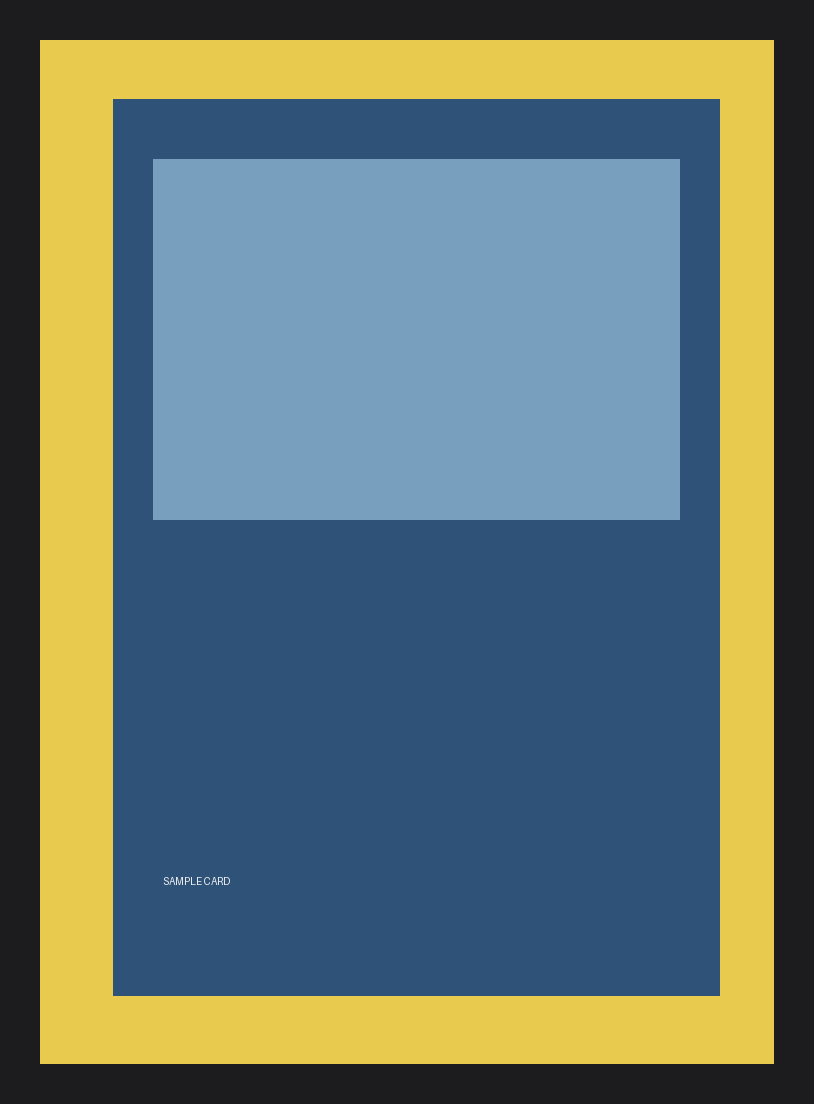
#> input picture samples/sample_offset.png, 814 x 1104 px
$ python -i autodetect.py   (imports and definitions only)
#> lines starting #> are read from the running program, lines starting #| are printed output that depends on the picture
#> further down, picture is the input picture: PIL image 814x1104 RGB; mean R, G, B 101.6, 117.4, 110.4
"""A rough first guess at where the two frames sit.

This only exists to save the user some dragging -- every line it produces is
meant to be corrected by hand in the bulk and precision stages.  The method is
deliberately simple: sum the gradient magnitude along rows and columns and
pick the strongest peak inside a plausible search band.
"""

from __future__ import annotations

import numpy as np
from PIL import Image

MAX_WORK = 900.0   # longest side used for detection, keeps it fast


def _energy(gray: np.ndarray, axis: int) -> np.ndarray:
    """Mean absolute gradient collapsed onto one axis.

    axis=0 -> a profile along x (finds vertical lines)
    axis=1 -> a profile along y (finds horizontal lines)
    """
    if axis == 0:
        d = np.abs(np.diff(gray, axis=1))
        prof = d.mean(axis=0)
    else:
        d = np.abs(np.diff(gray, axis=0))
        prof = d.mean(axis=1)
    if prof.size >= 5:                     # light smoothing
        k = np.ones(3) / 3.0
        prof = np.convolve(prof, k, mode="same")
    return prof


def _peak(prof: np.ndarray, lo: float, hi: float) -> float | None:
    lo_i = max(0, int(round(lo)))
    hi_i = min(prof.size, int(round(hi)))
    if hi_i - lo_i < 2:
        return None
    seg = prof[lo_i:hi_i]
    i = int(np.argmax(seg))
    if seg[i] <= 1e-6:
        return None
    # Parabolic refinement for a sub-pixel peak.
    if 0 < i < seg.size - 1:
        a, b, c = float(seg[i - 1]), float(seg[i]), float(seg[i + 1])
        denom = a - 2 * b + c
        if abs(denom) > 1e-9:
            i = i + 0.5 * (a - c) / denom
    return lo_i + float(i) + 0.5        # +0.5: diff sits between pixels


def detect_frames(image: Image.Image):
    """Return {'outer': (x0,y0,x1,y1), 'inner': (...)} in full-res image px."""
    w, h = image.size
#> w = 814; h = 1104
    scale = min(1.0, MAX_WORK / max(w, h))
#> scale = 0.815
    sw, sh = max(8, int(w * scale)), max(8, int(h * scale))
#> sw = 663; sh = 900
    gray = np.asarray(image.convert("L").resize((sw, sh), Image.BILINEAR), dtype=np.float32)
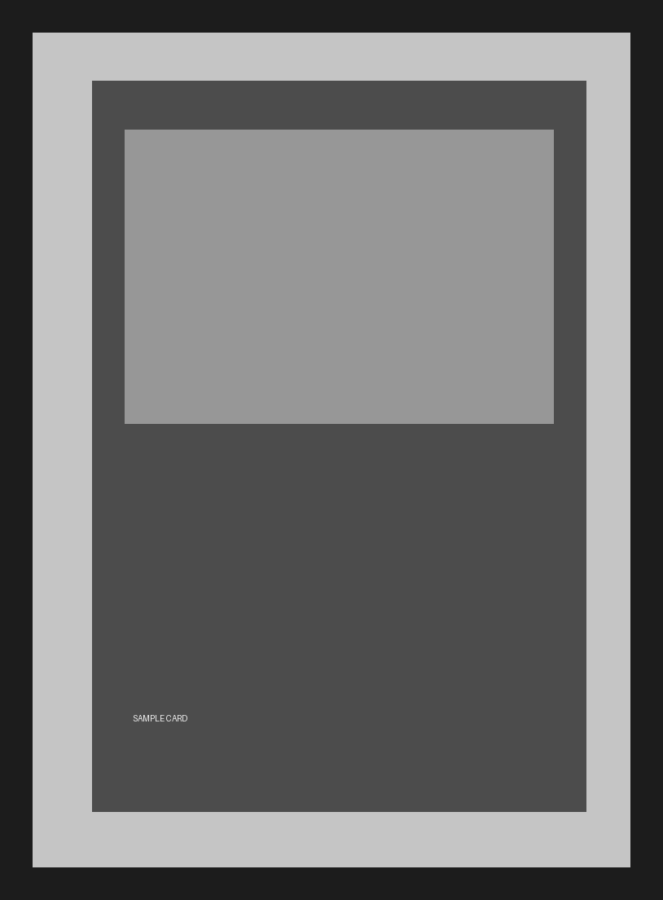
#> gray: shape (900, 663) float32; min 28, max 216, mean 112

    px = _energy(gray, 0)   # profile along x
#> in _energy, `d = np.abs(np.diff(gray, axis=1))`:
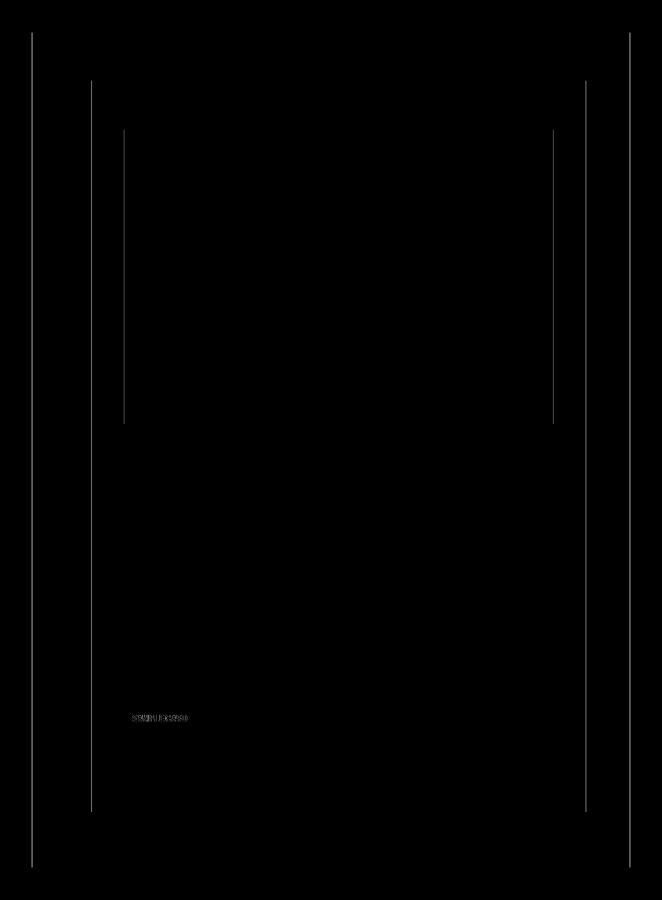
#> d: shape (900, 662) float32; min 0, max 123, mean 0.9
#> in _energy, `prof = d.mean(axis=0)`: prof = 662 values, max 89.05 at index 32, min 0 at index 0, mean 0.868
#> in _energy, `prof = np.convolve(prof, k, mode="same")`: prof = 662 values, max 52.25 at index 31, min 0 at index 0, mean 0.868
#> px has the same summary as prof in _energy
    py = _energy(gray, 1)   # profile along y
#> call 2 of _energy, with axis = 1
#> in _energy (call 2), `d = np.abs(np.diff(gray, axis=0))`:
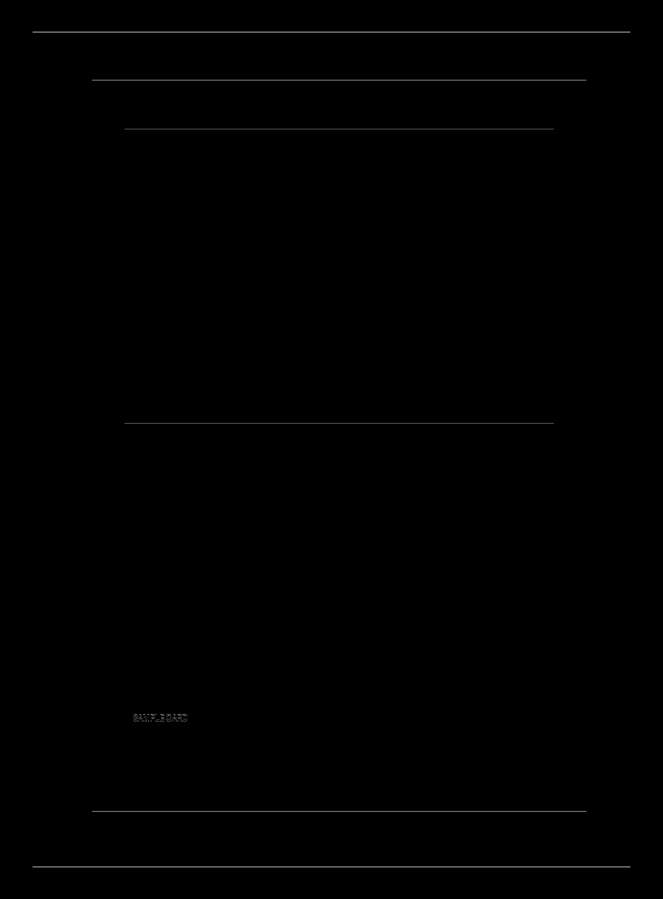
#> d: shape (899, 663) float32; min 0, max 121, mean 0.7
#> in _energy (call 2), `prof = d.mean(axis=1)`: prof = 899 values, max 90.17 at index 32, min 0 at index 0, mean 0.669
#> in _energy (call 2), `prof = np.convolve(prof, k, mode="same")`: prof = 899 values, max 50.8 at index 31, min 0 at index 0, mean 0.669
#> py has the same summary as prof in _energy

    # Outer edges: strongest gradient in the outer quarter on each side.
    ox0 = _peak(px, 0, sw * 0.25)
#> in _peak, `seg = prof[lo_i:hi_i]`: seg = 166 values, max 52.25 at index 31, min 0 at index 0, mean 1.74
#> in _peak, `i = int(np.argmax(seg))`: i = 31
#> in _peak, `a, b, c = float(seg[i - 1]), float(seg[i]), float(seg[i + 1])`: a = 22.57; b = 52.25
#> in _peak, `denom = a - 2 * b + c`: denom = -29.68
#> in _peak, `i = i + 0.5 * (a - c) / denom`: i = 31.5
#> ox0 = 32
    ox1 = _peak(px, sw * 0.75, sw)
#> ox1 = 630
    oy0 = _peak(py, 0, sh * 0.25)
#> oy0 = 32
    oy1 = _peak(py, sh * 0.75, sh)
#> oy1 = 867
    if None in (ox0, ox1, oy0, oy1) or ox1 - ox0 < sw * 0.4 or oy1 - oy0 < sh * 0.4:
        ox0, oy0, ox1, oy1 = 0.0, 0.0, float(sw), float(sh)

    bw, bh = ox1 - ox0, oy1 - oy0
#> bw = 598; bh = 835

    # Inner border edge: search a band 3%-22% in from each outer edge.
    ix0 = _peak(px, ox0 + 0.03 * bw, ox0 + 0.22 * bw)
#> ix0 = 91.71
    ix1 = _peak(px, ox1 - 0.22 * bw, ox1 - 0.03 * bw)
#> ix1 = 586
    iy0 = _peak(py, oy0 + 0.03 * bh, oy0 + 0.22 * bh)
#> iy0 = 80
    iy1 = _peak(py, oy1 - 0.22 * bh, oy1 - 0.03 * bh)
#> iy1 = 811.3
    if ix0 is None or ix1 is None or ix1 <= ix0:
        ix0, ix1 = ox0 + 0.10 * bw, ox1 - 0.10 * bw
    if iy0 is None or iy1 is None or iy1 <= iy0:
        iy0, iy1 = oy0 + 0.09 * bh, oy1 - 0.09 * bh

    k = 1.0 / scale
#> k = 1.23
    return {
        "outer": (ox0 * k, oy0 * k, ox1 * k, oy1 * k),
        "inner": (ix0 * k, iy0 * k, ix1 * k, iy1 * k),
    }

>>> from PIL import Image
>>> picture = Image.open('../samples/sample_offset.png')
>>> result = detect_frames(picture)
#> result = {'outer': (39.25, 39.25, 772.8, 1063.5), 'inner': (112.5, 98.13, 718.8, 995.2)}

$ run again, on samples/sample_rotated.png
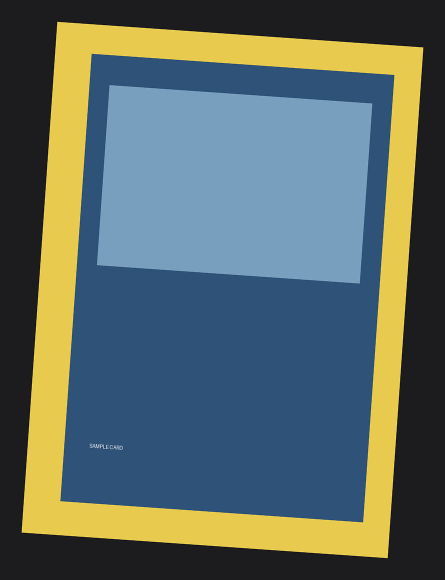
#> input picture samples/sample_rotated.png, 890 x 1160 px (shown at 1/2 size)
#> picture is the input picture: PIL image 890x1160 RGB; mean R, G, B 92.1, 105.8, 100
#> in detect_frames, `gray = np.asarray(image.convert("L").resize((sw, sh), Image.BILINEAR),..`:
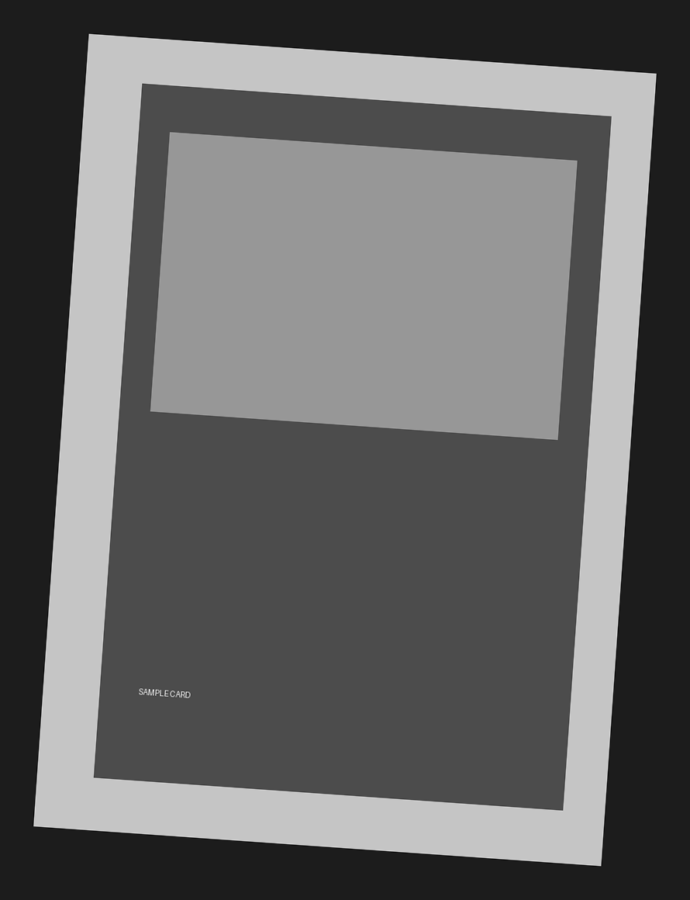
#> gray: shape (900, 690) float32; min 13, max 223, mean 101.1
#> in _energy, `prof = d.mean(axis=0)`: prof = 689 values, max 5.16 at index 609, min 0 at index 0, mean 0.919
#> in _energy, `prof = np.convolve(prof, k, mode="same")`: prof = 689 values, max 5.1 at index 603, min 0 at index 0, mean 0.919
#> px has the same summary as prof in _energy
#> in _energy (call 2), `d = np.abs(np.diff(gray, axis=0))`:
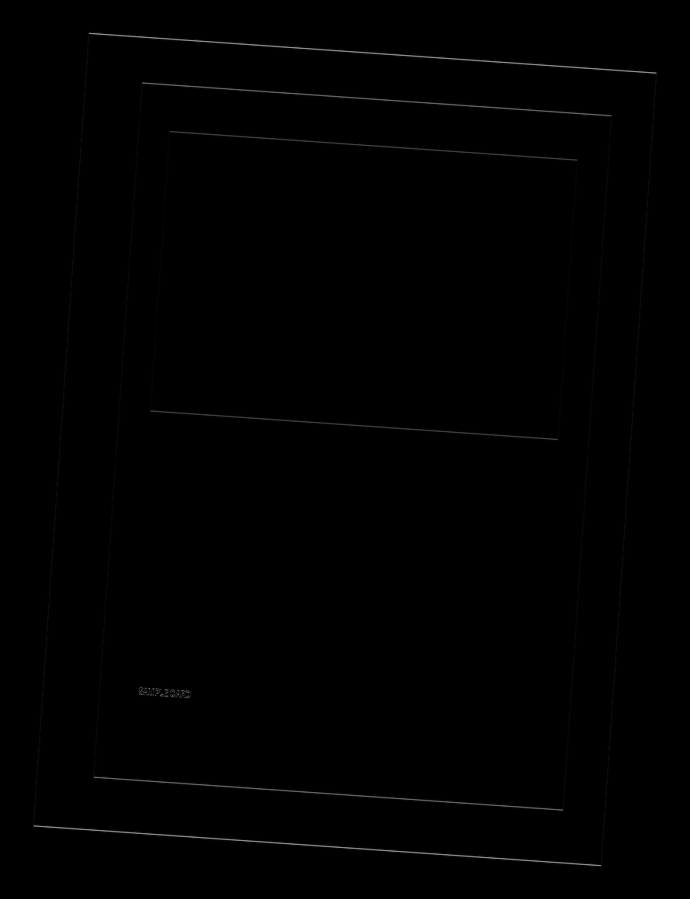
#> d: shape (899, 690) float32; min 0, max 144, mean 0.7
#> in _energy (call 2), `prof = d.mean(axis=1)`: prof = 899 values, max 3.97 at index 40, min 0 at index 0, mean 0.735
#> in _energy (call 2), `prof = np.convolve(prof, k, mode="same")`: prof = 899 values, max 3.89 at index 40, min 0 at index 0, mean 0.735
#> py has the same summary as prof in _energy
#> seg = 172 values, max 2.99 at index 65, min 0 at index 0, mean 1.78
#> in _peak, `i = int(np.argmax(seg))`: i = 65
#> a = 2.99; c = 2.96
#> denom = -0.0322
#> in _peak, `i = i + 0.5 * (a - c) / denom`: i = 64.57
#> ox0 = 65.07
#> ox1 = 603.7
#> oy0 = 40.96
#> oy1 = 858
#> bw = 538.6; bh = 817.1
#> ix0 = 85.24
#> ix1 = 568.6
#> iy0 = 65.5
#> iy1 = 833.5
#> result = {'outer': (83.87, 52.8, 778, 1105.9), 'inner': (109.9, 84.42, 732.8, 1074.3)}
